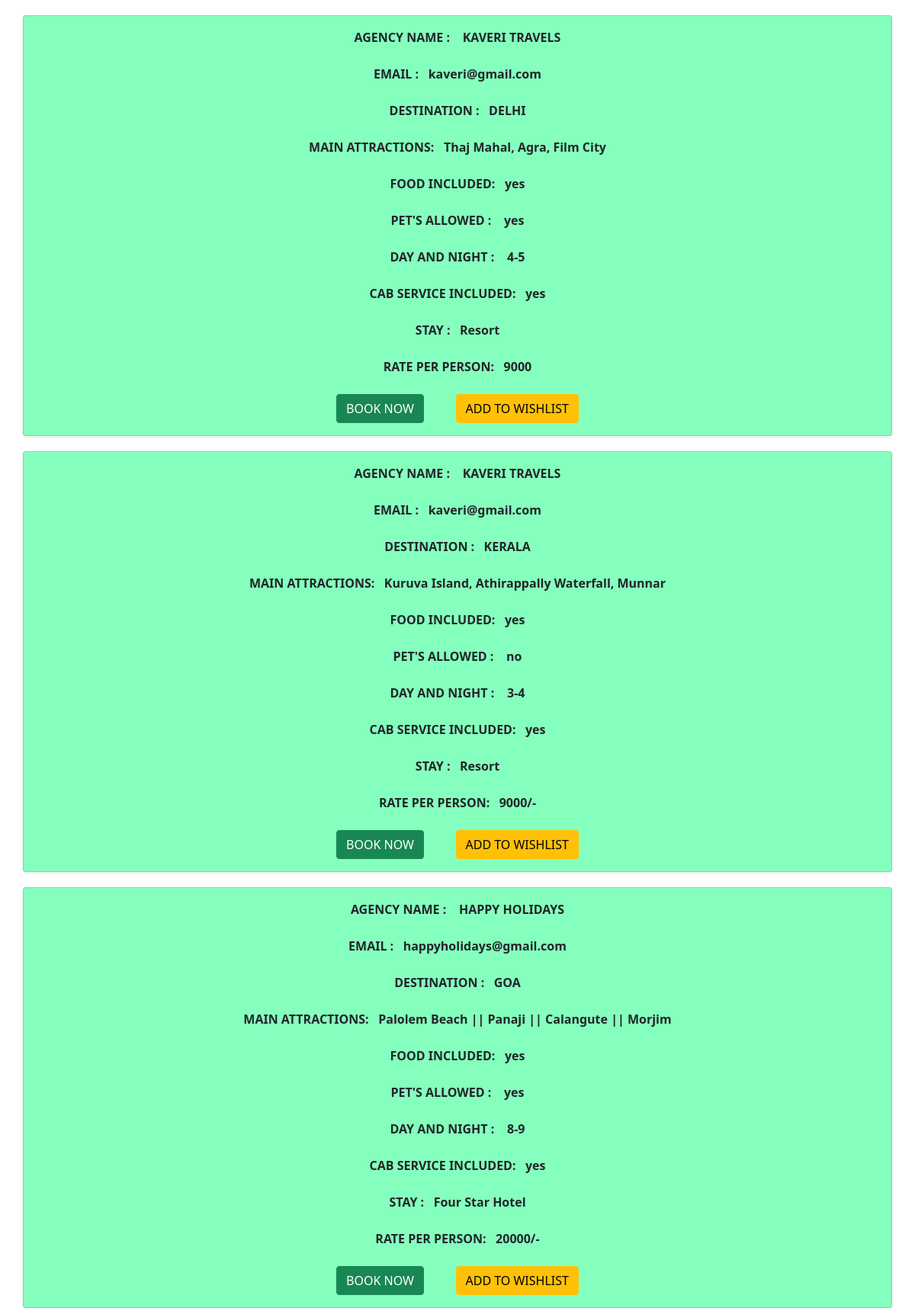
Page /bonvoyage_app/allpackages/ on the committed database.
### bonvoyage_app/models.py (models this page shows)
class uploadmodel(models.Model):
    catchoice = [
        ('food', 'food'),
        ('yes', 'yes'),
        ('no', 'no'),
    ]
    choice = [
        ('pet', 'pet'),
        ('yes', 'yes'),
        ('no', 'no'),
    ]
    choices = [
        ('0-0', '0-0'),
        ('0-1', '0-1'),
        ('1-2', '1-2'),
        ('2-3', '2-3'),
        ('3-4', '3-4'),
        ('4-5', '4-5'),
        ('5-6', '5-6'),
        ('6-7', '6-7'),
        ('7-8', '7-8'),
        ('8-9', '8-9'),
        ('9-10', '9-10'),
    ]
    mychoice = [
        ('cab', 'cab'),
        ('yes', 'yes'),
        ('no', 'no')
    ]
    agency=models.CharField(max_length=30)
    email=models.EmailField()
    state=models.CharField(max_length=30)
    spots=models.CharField(max_length=500)
    food=models.CharField(max_length=30,choices=catchoice)
    pet=models.CharField(max_length=30,choices=choice)
    duration=models.CharField(max_length=30,choices=choices)
    cab=models.CharField(max_length=30,choices=mychoice)
    stay=models.CharField(max_length=30)
    rate=models.CharField(max_length=30)

### bonvoyage_app/views.py (the view)
# urls.py: path('allpackages/',packageview),
def packageview(request):
    a=uploadmodel.objects.all()
    return render(request,'allpackages.html',{'a': a})

### bonvoyage_app/templates/allpackages.html (shortened to what this page needs)
<!DOCTYPE html>
<html lang="en">
<head>
    <link href="https://cdn.jsdelivr.net/npm/bootstrap@5.0.2/dist/css/bootstrap.min.css" rel="stylesheet"
>
</head>
<body>
<form method="post">{% csrf_token %}
    {% for i in a %}
<div class="container">
    <div class="row justify-content-center">
         <div id="a" class="card shadow-sm" style="margin-top:20px; ">
          <div class="card-body" >
                  <center>
                   <label><b>AGENCY NAME : &nbsp;&nbsp;&nbsp;{{i.agency}}</b></label><br><br>
                   <label><b>EMAIL :&nbsp;&nbsp;&nbsp;{{i.email}}</b></label><br><br>
                   <label><b>DESTINATION :&nbsp;&nbsp;&nbsp;{{i.state}}</b></label><br><br>
                   <label><b>MAIN ATTRACTIONS:&nbsp;&nbsp;&nbsp;{{i.spots}}</b></label><br><br>
                   <label><b>FOOD INCLUDED:&nbsp;&nbsp;&nbsp;{{i.food}}</b></label><br><br>
                   <label><b>PET'S ALLOWED : &nbsp;&nbsp;&nbsp;{{i.pet}}</b></label><br><br>
                   <label><b>DAY AND NIGHT : &nbsp;&nbsp;&nbsp;{{i.duration}}</b></label><br><br>
                   <label><b>CAB SERVICE INCLUDED:&nbsp;&nbsp;&nbsp;{{i.cab}}</b></label><br><br>
                   <label><b>STAY :&nbsp;&nbsp;&nbsp;{{i.stay}}</b></label><br><br>
                   <label><b>RATE PER PERSON:&nbsp;&nbsp;&nbsp;{{i.rate}}</b></label><br><br>
                   <a href="http://127.0.0.1:8000/bonvoyage_app/bookpackage/{{i.id}}" class="btn btn-success">BOOK NOW</a>&nbsp;&nbsp;&nbsp;&nbsp;&nbsp;&nbsp;&nbsp;&nbsp;&nbsp;
                   <a href="http://127.0.0.1:8000/bonvoyage_app/addtowishlist/{{i.id}}" class="btn btn-warning">ADD TO WISHLIST</a>
                  </center>
          </div>
         </div>
    </div>
</div>
    {% endfor %}
</form>
</body>
</html>

### bonvoyage_app/templates/allpackages.html (style rules this page uses)
#a { background-color: #85FFBD; background-image: https://cdn.pixabay.com/photo/2021/06/29/06/14/water-drops-6373296__340.jpg; }

### rows in the picture
uploadmodel: agency "KAVERI TRAVELS", email "kaveri@gmail.com", state "DELHI", spots "Thaj Mahal, Agra, Film City", food "yes", pet "yes", duration "4-5", cab "yes", stay "Resort", rate "9000"
uploadmodel: agency "KAVERI TRAVELS", email "kaveri@gmail.com", state "KERALA", spots "Kuruva Island, Athirappally Waterfall, Munnar", food "yes", pet "no", duration "3-4", cab "yes", stay "Resort", rate "9000/-"
uploadmodel: agency "HAPPY HOLIDAYS", email "happyholidays@gmail.com", state "GOA", spots "Palolem Beach || Panaji || Calangute || Morjim", food "yes", pet "yes", duration "8-9", cab "yes", stay "Four Star Hotel", rate "20000/-"
